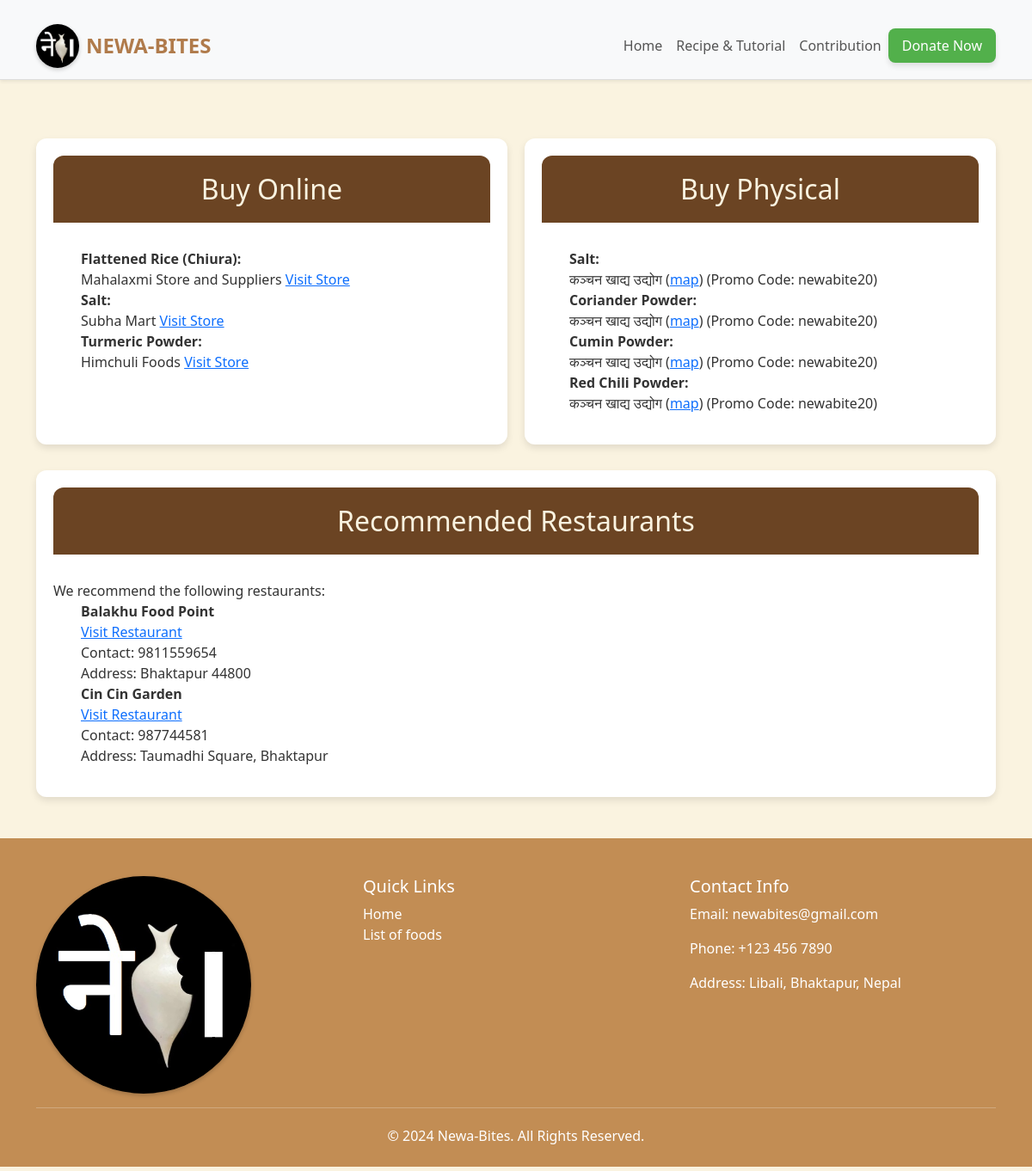
Page /recommendations/2 on the committed database.
### main/models.py (models this page shows, shortened)
class OnlineShop(models.Model):
    name = models.CharField(max_length=100)  # Name of the online shop/platform
    product_url = models.URLField(blank=True, null=True)  # Direct link to the product
    ingredient = models.ForeignKey(Ingredient, related_name="online_shops", on_delete=models.CASCADE)  # Ingredient associated with the online link

class Ingredient(models.Model):
    name = models.CharField(max_length=100)
    def __str__(self):
        return self.name

class Shop(models.Model):
    name = models.CharField(max_length=100)
    address = models.TextField(blank=True, null=True)  # Physical address in text
    maps_link = models.URLField(blank=True, null=True)  # Google Maps link for the shop
    contact = models.CharField(max_length=20, blank=True, null=True)
    ingredients = models.ManyToManyField(Ingredient, related_name="shops")
    promocode=models.CharField(max_length=20, blank=True, null=True)

class Restaurant(models.Model):
    name = models.CharField(max_length=100)
    address = models.TextField(blank=True, null=True)  # Physical address in text
    maps_link = models.URLField(blank=True, null=True)  # Google Maps link for the restaurant
    contact = models.CharField(max_length=20, blank=True, null=True)
    recipes = models.ManyToManyField(Recipe, related_name="restaurants")

### main/views.py (the view)
# urls.py: path('recommendations/<int:id>',recommendations, name='recommendations'),
def recommendations(request,id):
    data=Recipe.objects.get(id=id)
    dd=Shop.objects.all()
    d = OnlineShop.objects.select_related('ingredient').all()
    restro=Restaurant.objects.all()
    return render(request,'user/recommendations.html',{'data':data,'shops':dd,'onlineshops':d,'restro':restro})

### main/templates/user/recommendations.html (shortened to what this page needs)
{% extends "base.html" %}
{% load static %}
{% block contents %}
<div class="container mt-5" style="background-color: #FAF3E0;">
    <div class="buy_links">
        <div class="section" data-aos="fade-right">
            <h2>Buy Online</h2>
            <ul style = "list-style-type: none;">
                {% for shop in onlineshops %}
                    {% if shop.ingredient in data.ingredient_list.all %}
                        <li><div class="fw-bold">{{shop.ingredient}}:</div>
                            {{ shop.name }}
                            <a href="{{ shop.product_url }}" target="_blank">Visit Store</a>
                        </li>
                    {% endif %}
                {% endfor %}
            </ul>
        </div>
        <div class="section" data-aos="fade-left" >
            <h2>Buy Physical</h2>
            <ul style = "list-style-type: none;">
                {% for shop in shops %}
                    {% for ingredient in shop.ingredients.all %}
                        {% if ingredient in data.ingredient_list.all %}
                            <li><div class="fw-bold">{{ingredient}}:</div>
                                {{ shop.name }}
                                (<a href="{{ shop.maps_link }}" target="_blank">map</a>)
                                {% if shop.promocode %}
                                    (Promo Code: {{ shop.promocode }})
                                {% endif %}
                            </li>
                        {% endif %}
                    {% endfor %}
                {% endfor %}
            </ul>
        </div>
    </div>
    <div class="section_rec mb-5" data-aos="fade-down" >
        <div class="recommendation">
            <h2>Recommended Restaurants</h2>
            <span>We recommend the following restaurants:</span>
            <ul style = "list-style-type: none;">
                {% for shop in restro %}
                    {% if data in shop.recipes.all %}
                        <li>
                            <strong>{{ shop.name }}</strong><br>
                            <a href="{{ shop.maps_link }}" target="_blank">Visit Restaurant</a><br>
                            Contact: {{ shop.contact }}<br>
                            Address: {{ shop.address }}
                        </li>
                    {% endif %}
                {% endfor %}
            </ul>
        </div>
    </div>
</div>
{% endblock contents %}

### main/templates/base.html (shortened to what this page needs)
{% load static %}
<!DOCTYPE html>
<html lang="en">
<head>
  <link href="https://cdn.jsdelivr.net/npm/bootstrap@5.3.3/dist/css/bootstrap.min.css" rel="stylesheet">
  <link rel="stylesheet" href="{% static 'css/style.css' %}">
</head>
<body>
<nav class="navbar navbar-expand-sm navbar-light bg-light shadow-sm py-2">
  <div class="container">
    <a href="#" class="navbar-brand d-flex align-items-center">
      <img src="{% static 'images/image copy.JPG' %}" alt="Logo" width="50px" class="logo me-2">
      <span class="fw-bold text-uppercase" style="color: #B07B4B;">NEWA-BITES</span>
    </a>
    <div class="collapse navbar-collapse" id="navbarNav">
      <ul class="navbar-nav ms-auto">
        <li class="nav-item">
          <a href="{% url 'home' %}"
             class="nav-link {% if request.path == '/' %} active {% endif %}">
            Home
          </a>
        </li>
        <li class="nav-item">
          <a href="{% url 'listoffood' %}"
             class="nav-link {% if request.path == '/listoffood/' %} active {% endif %}">
            Recipe & Tutorial
          </a>
        </li>
        <li class="nav-item">
          <a href="{% url 'contribution' %}"
             class="nav-link {% if request.path == '/contribution/' %} active {% endif %}">
            Contribution
          </a>
        </li>
        <li class="nav-item">
            <a href="{% url 'donate' %}"><button>Donate Now</button></a>
        </li>
      </ul>
    </div>
  </div>
</nav>
{% block contents %}
 {% endblock contents %}
<footer class=" text-white py-4">
    <div class="container">
        <div class="row">
            <div class="col-md-4">
              <img src="{% static 'images/image copy.JPG' %}" width="250px" class="logo" align="left" >
            </div>
            <div class="col-md-4">
                <h5>Quick Links</h5>
                <ul class="list-unstyled">
                    <li><a href="{% url 'home' %}" class=" text-decoration-none">Home</a></li>
                    <li><a href="{% url 'listoffood' %}" class=" text-decoration-none">List of foods</a></li>
                </ul>
            </div>
            <div class="col-md-4">
                <h5>Contact Info</h5>
                <p>Email: <a href="mailto:info@example.com" >newabites@gmail.com</a></p>
                <p>Phone: +123 456 7890</p>
                <p>Address: Libali, Bhaktapur, Nepal</p>
            </div>
        </div>
        <hr class="border-light">
        <div class="text-center">
            &copy; 2024 Newa-Bites. All Rights Reserved.
        </div>
    </div>
  </footer>
  </body>
  </html>

### main/static/css/style.css (style rules this page uses)
.navbar-expand-sm { overflow: hidden; background:#fff; margin-top: -5px; }
body { margin: 0; padding: 0; background-color: #f4f4f9; color: #333; }
h2 { text-align: center; margin-top: 100px; margin-bottom: 20px; }
.container { width: 100%; margin: 0 auto; padding-top: 20px; }
h2 { text-align: center; margin-bottom: 30px; }
footer { background-color: rgb(194, 141, 84); color: rgb(90, 6, 6); }
footer a { color: #ffffff; text-decoration: none; }
footer hr { border-top: 1px solid #495057; }
footer .text-center { margin-top: 20px; }

### main/templates/base.html (style rules this page uses)
body, html { margin: 0; padding: 0; height: 100%; }
button { padding: 8px 16px; border: none; border-radius: 8px; color: #fff; background-color: #52b04b; font-weight: 500; font-size: 1rem; transition: all 0.3s ease; box-shadow: 0 4px 6px rgba(0, 0, 0, 0.1); }
.navbar { background-color: #f8f9fa; border-bottom: 1px solid #ddd; }
.navbar-brand { font-size: 1.5rem; color: #B07B4B; font-weight: bold; }
.nav-link { color: #555; font-size: 1rem; font-weight: 500; padding: 8px 12px; transition: color 0.3s ease, background-color 0.3s ease; }
.logo { border-radius: 50%; box-shadow: 0 2px 5px rgba(0, 0, 0, 0.2); }

### main/templates/user/recommendations.html (style rules this page uses)
body { background-color: #FAF3E0; }
.buy_links { display: flex; flex-direction: row; gap: 20px; margin-bottom: 30px; }
.section, .section_rec { flex: 1; padding: 20px; background: #ffffff; border-radius: 12px; box-shadow: 0 4px 8px rgba(0, 0, 0, 0.1); }
.section h2, .section_rec h2 { margin-top: 0; text-align: center; background: #6B4423; color: #FAF3E0; padding: 20px 0; border-radius: 12px 12px 0 0; }
[data-aos] { opacity: 0; transition: opacity 0.6s ease-in-out; }
[data-aos].aos-animate { opacity: 1; }

### rows in the picture
OnlineShop: ingredient "Flattened Rice (Chiura)", name "Mahalaxmi Store and Suppliers"
OnlineShop: ingredient "Salt", name "Subha Mart"
OnlineShop: ingredient "Turmeric Powder", name "Himchuli Foods"
Shop: name "कञ्चन खाद्य उद्योग", promocode "newabite20"
Ingredient: name "Salt"
Ingredient: name "Coriander Powder"
Ingredient: name "Cumin Powder"
Ingredient: name "Red Chili Powder"
Restaurant: name "Balakhu Food Point", contact "9811559654", address "Bhaktapur 44800"
Restaurant: name "Cin Cin Garden", contact "987744581", address "Taumadhi Square, Bhaktapur"
